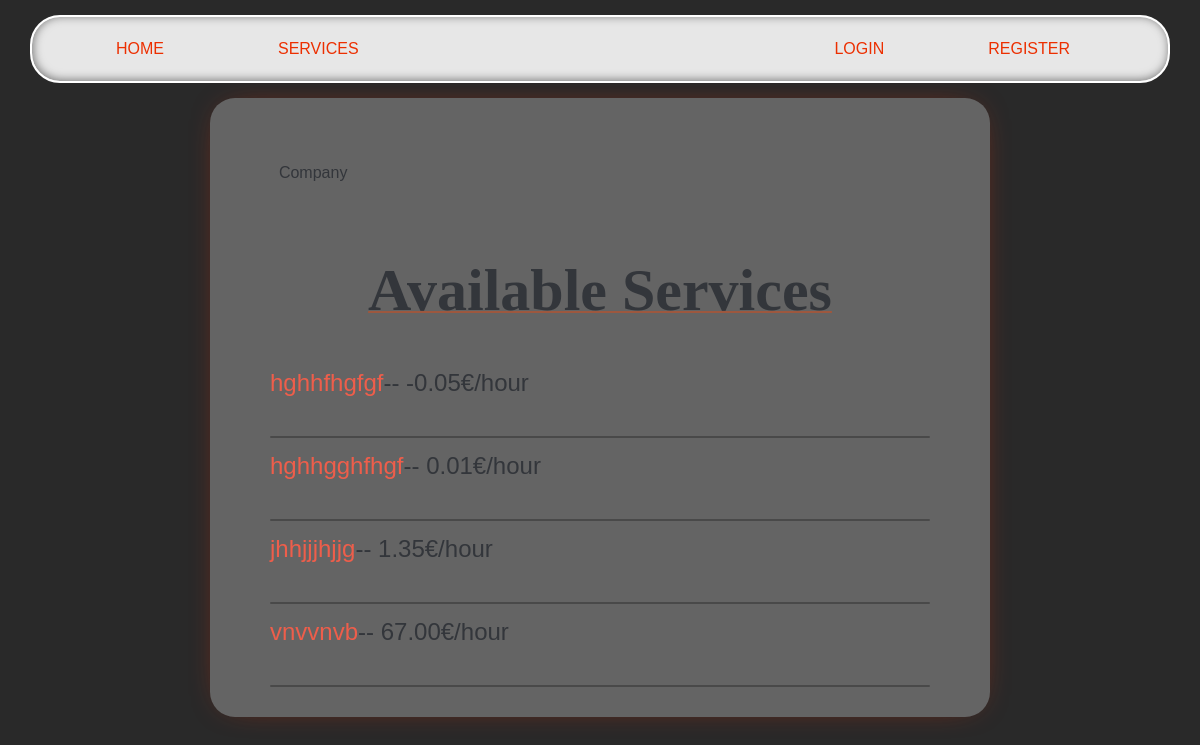
Before: /company/Heal/ with the older database file.
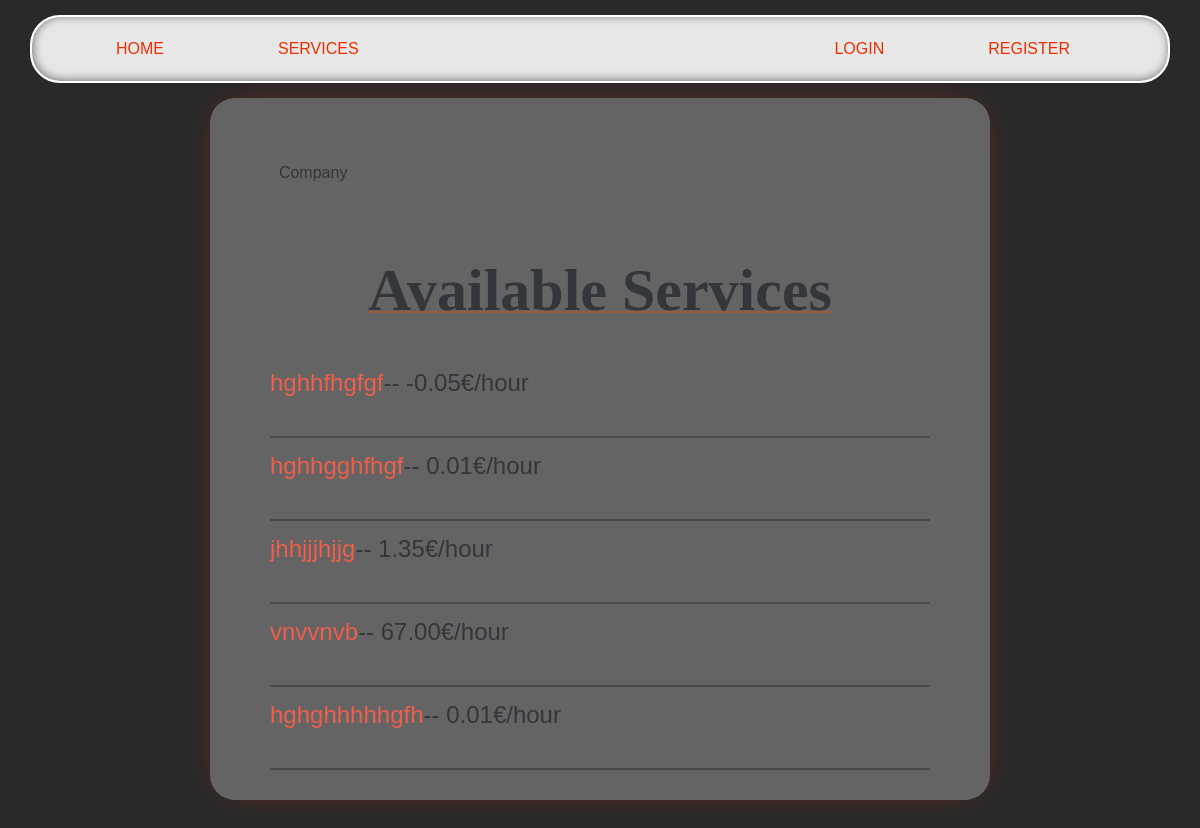
After: the same page with the newer database file.
### services/models.py (models this page shows, shortened)
class Service(models.Model):
    company = models.ForeignKey(Company, on_delete=models.CASCADE, related_name='services')
    name = models.CharField(max_length=40)
    description = models.TextField()
    price_per_hour = models.DecimalField(decimal_places=2, max_digits=100)
    rating = models.IntegerField(validators=[MinValueValidator(0), MaxValueValidator(5)], default=0)
    choices = (
        ('Air Conditioner', 'Air Conditioner'),
        ('Carpentry', 'Carpentry'),
        ('Electricity', 'Electricity'),
        ('Gardening', 'Gardening'),
        ('Home Machines', 'Home Machines'),
        ('House Keeping', 'House Keeping'),
        ('Interior Design', 'Interior Design'),
        ('Locks', 'Locks'),
        ('Painting', 'Painting'),
        ('Plumbing', 'Plumbing'),
        ('Water Heaters', 'Water Heaters'),
    )
    field = models.CharField(max_length=30, blank=False, null=False, choices=choices)
    created_at = models.DateTimeField(auto_now=True, null=False)
    request_count = models.IntegerField(default=0)

### netfix/views.py (the view)
# urls.py: path('company/<slug:name>/', v.company_profile, name='company_profile')
def company_profile(request, name):
    try:
        company = get_object_or_404(Company, user__username=name)
        if not company:
            raise Http404("User is not a company")
        services = Service.objects.filter(
            company=Company.objects.get(user=company)).order_by("created_at")
        return render(request, 'users/profile.html',
        {'user': company,
        'services': services
        })
    except User.DoesNotExist:
        raise Http404("User does not exist")

### users/templates/users/profile.html (shortened to what this page needs)
{% extends 'main/base.html' %}
{% block content %}
    {% if user.is_customer %}
        <div style="display: ruby;">
            <h1>{{ user.username }} ({{user_age}} y/o)</h1>
            <p>{{ user.email }}</p>
            <p style="float: right;">Customer</p>
        </div>
    {% else %}
        <div style="display: ruby;">
            <p style="float: right;">{{user.company.field}} Company</p>
        </div>
       {% endif %}
    {% if 'customer' in request.path %}
        <p class="title">Previous Requested Services</p>
    {% else %}
        <p class="title">Available Services</p>
    {% endif %}
    {% if user.is_customer %}
        {% for service in sh %}
            <div>
                <a href="/services/{{service.service.id}}">{{service.service.name}}</a> ({{service.service.field}})
                <p style="margin: 0; display: inline-block;"> ❱❱ {{service.price}}</p>
                <p style="margin: 0; display: inline-block;"> ❱❱ {{ service.request_date }}</p>
                <p style="float: right; margin: 0;">
                    by <a href="/company/{{service.service.company.user}}">{{service.service.company.user}}</a>
                </p>
            </div>
            <div class="line"></div>
        {% endfor %}
    {% else %}
        {% for service in services %}
        <div class="list_services_profile">
            <a href="/services/{{service.id}}">{{service.name}}</a>-- {{service.price_per_hour}}€/hour
            <div class="line"></div>
        </div>
        {% endfor %}
    {% endif %}
{% endblock %}

Changed rows visible on the page:
added Service: name "hghghhhhhgfh", price_per_hour "0.01"
